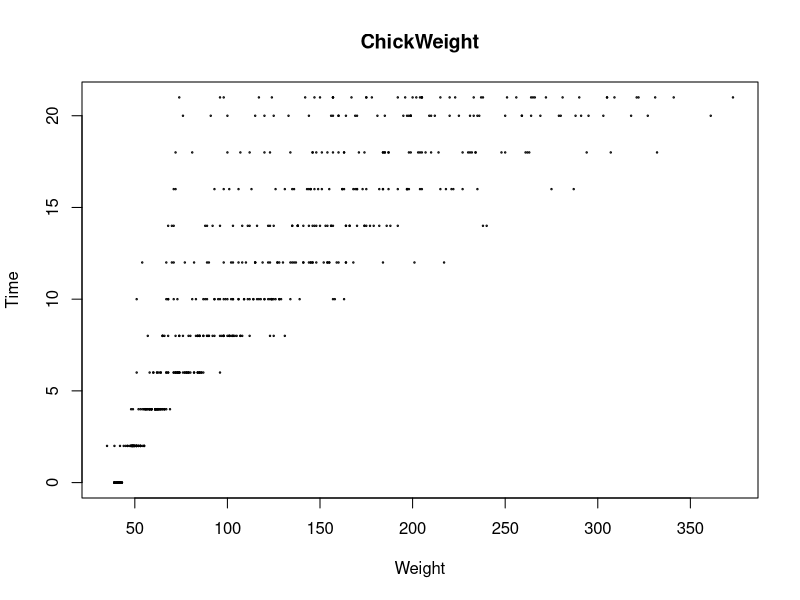
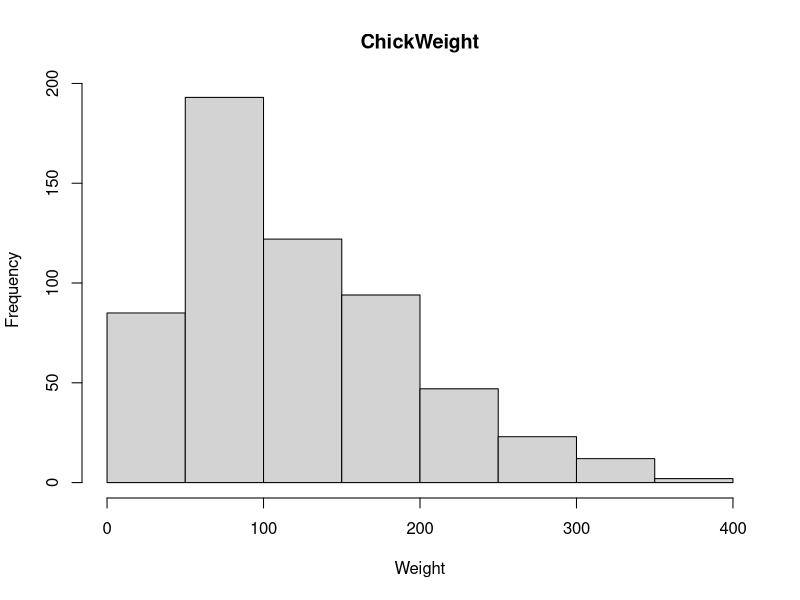

The R source for these figures, in order:
## ---- chunk 1
plot(ChickWeight$weight,ChickWeight$Time, cex = 0.2, xlab = "Weight", ylab = "Time", 
     main = "ChickWeight")
## ---- chunk 2
hist(ChickWeight$weight, xlab = "Weight", ylab = "Frequency", 
     main = "ChickWeight")
